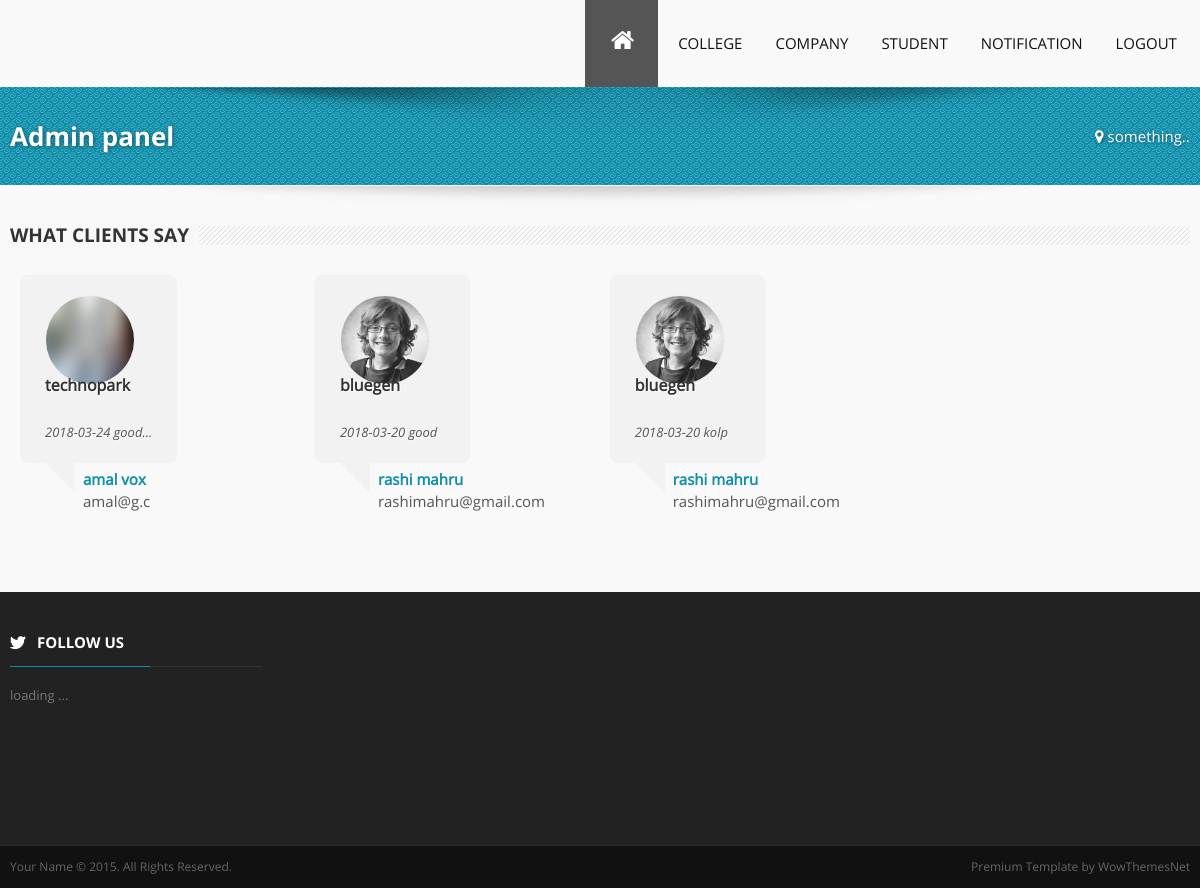
Screenshot of /view_feedback.php with the database file from the repository.
### tables this page shows
CREATE TABLE `feedback` (
  `fid` int(11) NOT NULL AUTO_INCREMENT,
  `logid` int(10) NOT NULL,
  `feedback` varchar(40) NOT NULL,
  `date` varchar(10) NOT NULL,
  `company_lid` int(10) NOT NULL,
  PRIMARY KEY (`fid`)
);

CREATE TABLE `students` (
  `sid` int(11) NOT NULL AUTO_INCREMENT,
  `first_name` varchar(30) NOT NULL,
  `last_name` varchar(30) NOT NULL,
  `email` varchar(50) NOT NULL,
  `place` varchar(30) NOT NULL,
  `city` varchar(30) NOT NULL,
  `post` varchar(20) NOT NULL,
  `pin` int(10) NOT NULL,
  `gender` varchar(10) NOT NULL,
  `mobile` int(20) NOT NULL,
  `c_logid` int(10) NOT NULL,
  `d_id` int(10) NOT NULL,
  `semester` varchar(20) NOT NULL,
  `Photo` varchar(100) NOT NULL,
  `logid` int(10) NOT NULL,
  `address` varchar(50) NOT NULL,
  PRIMARY KEY (`sid`)
);

CREATE TABLE `companies` (
  `cid` int(10) NOT NULL AUTO_INCREMENT,
  `company_name` varchar(50) NOT NULL,
  `place` varchar(50) NOT NULL,
  `city` varchar(50) NOT NULL,
  `post` varchar(50) NOT NULL,
  `pin` int(10) NOT NULL,
  `email_id` varchar(50) NOT NULL,
  `contact_no1` varchar(20) NOT NULL,
  `contact_no2` varchar(20) NOT NULL,
  `website` varchar(200) NOT NULL,
  `logid` int(10) NOT NULL,
  PRIMARY KEY (`cid`)
);

### view_feedback.php (the view, shortened to what this page needs)
<!DOCTYPE html PUBLIC "-//W3C//DTD XHTML 1.0 Transitional//EN" "http://www.w3.org/TR/xhtml1/DTD/xhtml1-transitional.dtd">
<html xmlns="http://www.w3.org/1999/xhtml">
<head>
</head>
<?php
$con=mysqli_connect("localhost","root","","online_examination");
?>
<body>
<div class="grid">
		<div class="shadowundertop">
		</div>
		<div class="row">
			<div class="c12">
				<h1 class="maintitle ">
				<span>What clients say</span>
				</h1>
				<div id="content">
				 <?php
   $str="select feedback.*,students.email,companies.company_name,students.first_name,students.last_name,students.Photo from feedback,students,companies where feedback.logid=students.logid and feedback.company_lid=companies.logid";
	$res=mysqli_query($con,$str);
	if(mysqli_num_rows($res)>0)
	{
	?>
	 <?php
	$i=1;
	while($res1=mysqli_fetch_array($res))
	{
	?>
					<div class="boxfourcolumns fw">
						<div class="testimonial">
							<img src="pics/<?php echo $res1['Photo']?>" class="avatarspic" alt="">
							<h6><?php echo $res1[6] ?></h6><br />
							<?php echo $res1[3] ?>
							 <?php echo $res1[2] ?>
						</div>
						<div class="author-wrapper">
							<div class="arrow">
							</div>
							<div class="testimonial-name">
								 <?php echo $res1['first_name'] ?> <?php echo $res1['last_name'] ?><br /><span><?php echo $res1[5] ?></span>
							</div>
						</div>
					</div>
					 <?php $i++; }   }else{ ?> <h6>No feedbacks to view </h6> <?php } ?>
				</div>
			</div>
		</div>
</div>
</body>
</html>

### css/skinblue.css (style rules this page uses)
.footerstress { border: solid #0E8FAB;border-width: 1px 0 0;clear: both;margin: -9px 0px 17px; }
.testimonial-name { color:#0E8FAB; }
.undermenuarea { background: #0E8FAB url(../images/pat.png) repeat; }

### rows the page displays
feedback: students.Photo (picture), companies.company_name "technopark", date "2018-03-24", feedback "good...", students.first_name "amal", students.last_name "vox", students.email "amal@g.c"
feedback: students.Photo (picture), companies.company_name "bluegen", date "2018-03-20", feedback "good", students.first_name "rashi", students.last_name "mahru", students.email "rashimahru@gmail.com"
feedback: students.Photo (picture), companies.company_name "bluegen", date "2018-03-20", feedback "kolp", students.first_name "rashi", students.last_name "mahru", students.email "rashimahru@gmail.com"
